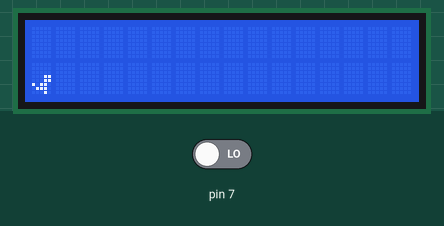
Simulated run of this sketch. Board: Arduino Uno, built with avr-gcc and run on an emulated ATmega328P. Shown: 16×2 character LCD. Inputs (shaded band) come from the test bench; at power-on: pin 7 LOW. Random numbers use the default seed unless the sketch sets one; what the sketch prints to the serial monitor is not drawn.

Above: at 1.2 s.
1.3 s: pin 7 driven HIGH
At 2.69 s:
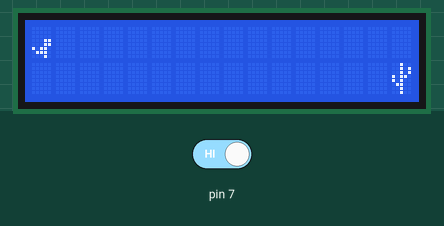
4.6 s: pin 7 driven LOW
At 5.11 s:
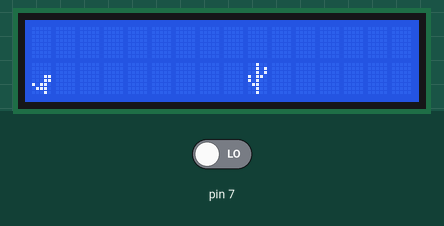
6.8 s: pin 7 driven HIGH
At 12.76 s:
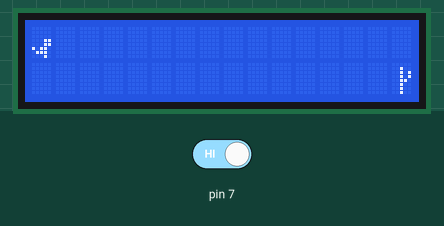
Timing chart, 0 to 14.3 s (numbered marks = the images above; inputs shaded):
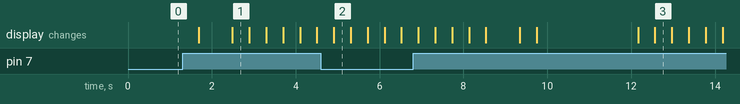

Measured:
- what the display in image 1 shows lasts 0.4 s, from 2.5 s to 2.9 s

The sketch:

dinozaur_gra.ino
```cpp
#include <LiquidCrystal.h>
LiquidCrystal lcd(12,8,5,4,3,2);

byte dinozaur[8] = {
  0b00000,
  0b00000,
  0b00000,
  0b00011,
  0b00011,
  0b10110,
  0b01110,
  0b00010
};
byte kaktus_1[8] = {
  0b00000,
  0b00000,
  0b00100,
  0b10100,
  0b10100,
  0b01100,
  0b00100,
  0b00100
};
byte kaktus_2[8] = {
  0b00000,
  0b00100,
  0b00101,
  0b00111,
  0b10100,
  0b11100,
  0b00100,
  0b00100
};
byte kaktus_3[8] = {
  0b10000,
  0b10000,
  0b10100,
  0b10100,
  0b11000,
  0b10000,
  0b10000,
  0b10000
};
byte kaktus_4[8] = {
  0b00100,
  0b00100,
  0b10100,
  0b10100,
  0b01101,
  0b00101,
  0b00110,
  0b00100
};
byte kaktus_5[8] = {
  0b00000,
  0b10000,
  0b10100,
  0b10100,
  0b10100,
  0b01100,
  0b00100,
  0b00100
};
byte kaktus_6[8] = {
  0b00100,
  0b00101,
  0b00101,
  0b10110,
  0b10100,
  0b01100,
  0b00100,
  0b00100
};
byte kaktus_7[8] = {
  0b00000,
  0b00100,
  0b00101,
  0b00101,
  0b00110,
  0b00100,
  0b00100,
  0b00100
};
int pozycja_gracza, pozycja_kaktusow [9][3];
int dlugoscSkoku, kaktusyZRzedu, punkty, poziomTrudnosci = 120;
bool ekranKoncowy;
void setup() {
pinMode(7,INPUT);
pinMode(A0, INPUT);
randomSeed(analogRead(0));
Serial.begin(9600);
lcd.createChar(0,dinozaur);
lcd.createChar(1,kaktus_1);
lcd.createChar(2,kaktus_2);
lcd.createChar(3,kaktus_3);
lcd.createChar(4,kaktus_4);
lcd.createChar(5,kaktus_5);
lcd.createChar(6,kaktus_6);
lcd.createChar(7,kaktus_7);
lcd.begin(16,2);
lcd.setCursor(0,0);


}

void stworz(int x){
  for(int s=0;s<9;s++){
    if(pozycja_kaktusow [s][0]==0){
      pozycja_kaktusow [s][0]=1;
      pozycja_kaktusow [s][1]=15;
      pozycja_kaktusow [s][2]=x;
      Serial.println("wrog stworzony");
      break;
    }
  }
}
void czekajXTik(int x){
  for(int s=0; s < x; s++){
    delay(100);
  }
}

void poruszenieKaktusow(){

  for(int s=0;s<9;s++){
    if(pozycja_kaktusow [s][0]==1){

      pozycja_kaktusow [s][1]--;


    }
  }

}

void rysowanieGracza(){
  lcd.clear();
  if(digitalRead(7)==HIGH && dlugoscSkoku <= 5){
    lcd.setCursor(0,0);
    lcd.print((char)0);
    pozycja_gracza=0;
    dlugoscSkoku++;

  }
  else{
    pozycja_gracza=1;
    lcd.setCursor(0,1);
    lcd.print((char)0);
    dlugoscSkoku=0;
 }
}

 void losowanieNowychKaktusow(){
  if(kaktusyZRzedu <= 4){
    kaktusyZRzedu++;

    switch(random(poziomTrudnosci)){
      case 1:
      stworz(1);
      break;
      case 2:
      stworz(2);
      break;
      case 3:
      stworz(3);
      break;
      case 4:
      stworz(4);
      break;
      case 5:
      stworz(5);
      break;
      case 6:
      stworz(6);
      break;
      case 7:
      stworz(7);
      break;
      default:
      kaktusyZRzedu=0;
      break;
  }
  }
  else{
    kaktusyZRzedu=0;
    }
  }

 void rysowanieKaktusow(){
  for(int s=0;s<9;s++){
    if(pozycja_kaktusow [s][0]==1){
      lcd.setCursor(pozycja_kaktusow[s][1],1);
      lcd.print((char)pozycja_kaktusow[s][2]);


    }


}

}
void przegrana(){
ekranKoncowy = true;
}
void sprawdzenieCzyZyje(){
  for(int s=0;s<9;s++){
    if(pozycja_kaktusow [s][0]==1){


      if(pozycja_kaktusow [s][1] == 0 && pozycja_gracza == 1){
        przegrana();
      }
      else if(pozycja_kaktusow [s][1] == 0){

        pozycja_kaktusow [s][0]=0;

      }

    }
  }
}


void dodaniePunktow(){
punkty++;
if(poziomTrudnosci > 20){
 poziomTrudnosci--;
 Serial.println(poziomTrudnosci);
 }
}


void loop() {
  if(ekranKoncowy == false){
    rysowanieGracza();
    poruszenieKaktusow();
    sprawdzenieCzyZyje();
    losowanieNowychKaktusow();
    rysowanieKaktusow();

    dodaniePunktow();
    czekajXTik(4);
  }
  else{
    lcd.clear();
    lcd.setCursor(0,0);
    lcd.print("YOU LOSE");
    lcd.setCursor(0,1);
    lcd.print("SCORE: ");
    lcd.print(punkty);
    czekajXTik(10);
    if(digitalRead(7)==HIGH){
      ekranKoncowy = false;
      punkty = 0;
      poziomTrudnosci = 120;
      for(int s=0;s<9;s++){

          pozycja_kaktusow [s][0]=0;
          pozycja_kaktusow [s][1]=0;
          pozycja_kaktusow [s][2]=0;


    }
    }
  }


}
```
